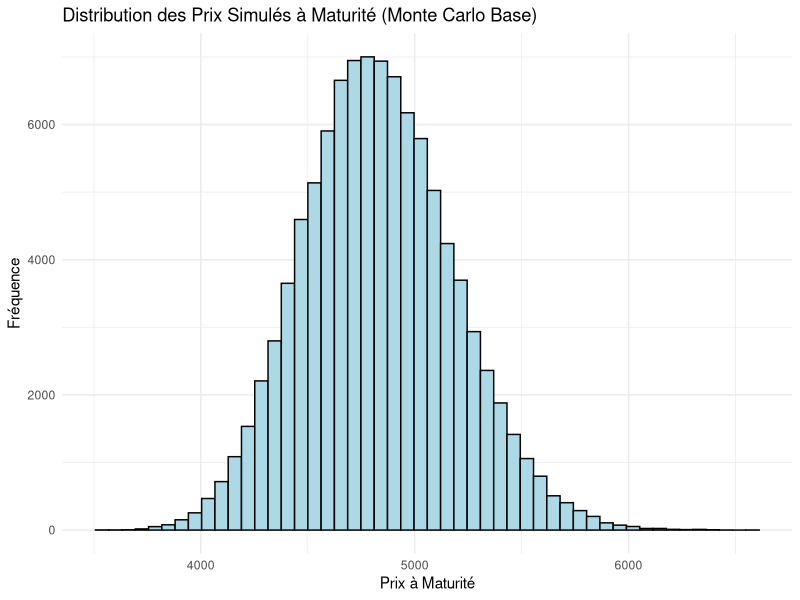
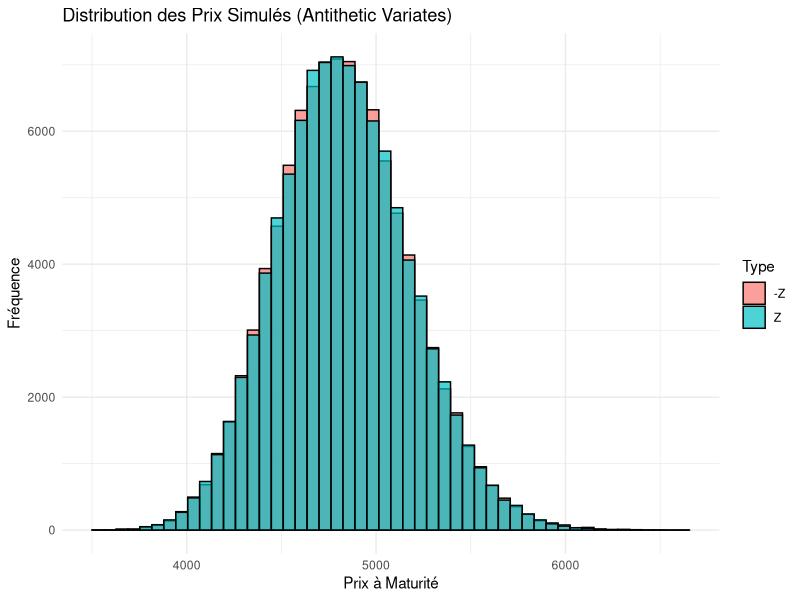
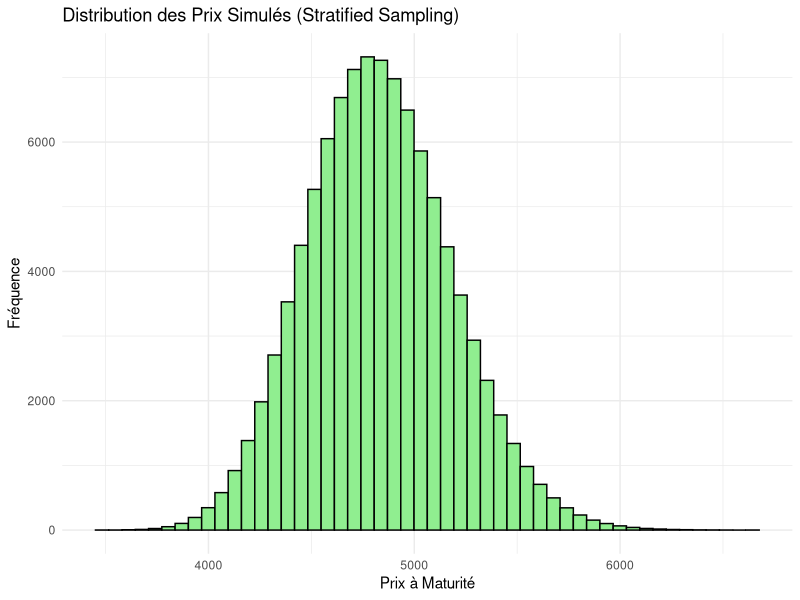
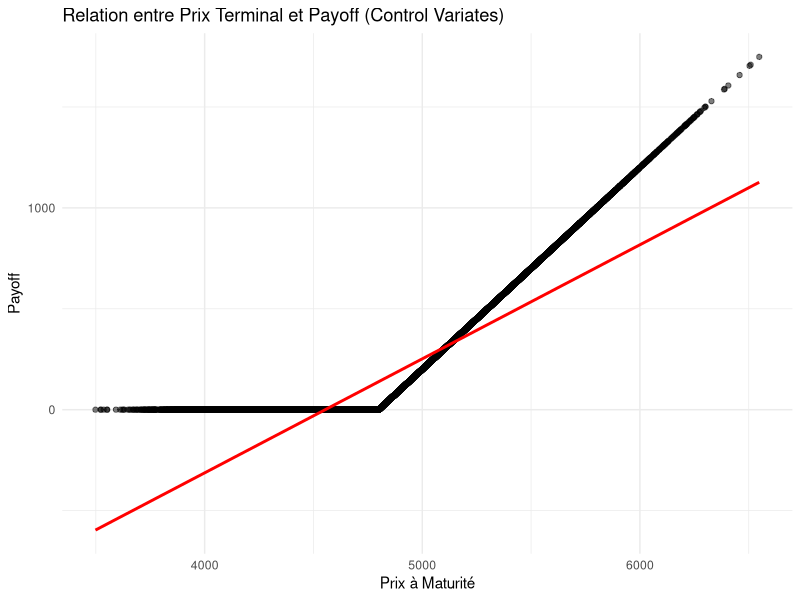

Recreate these plots in R, in order.
library(readxl)
library(ggplot2)
library(dplyr)
library(tidyr)
library(stats)

# --- Paramètres du modèle Black-Scholes et Monte Carlo ---
S0 <- 4769.83 # Prix actuel de l'actif sous-jacent (S&P 500 au 31 déc. 2023)
K <- 4800     # Prix d'exercice de l'option (Strike)
r <- 0.05     # Taux d'intérêt sans risque annualisé (5%)
sigma <- 0.146 # Volatilité annualisée du sous-jacent (14.6%)
T <- 0.25     # Temps jusqu'à maturité en années (3 mois)
n_simulations <- 100000 # Nombre de simulations Monte Carlo
option_type <- "call" # Type d'option: "call" ou "put"

# --- Fonction Black-Scholes pour Call Européen ---
black_scholes_call <- function(S0, K, r, sigma, T) {
  d1 <- (log(S0 / K) + (r + 0.5 * sigma^2) * T) / (sigma * sqrt(T))
  d2 <- d1 - sigma * sqrt(T)
  call_price <- S0 * pnorm(d1) - K * exp(-r * T) * pnorm(d2)
  return(call_price)
}

# --- Prix théorique Black-Scholes ---
call_price_theoretical <- black_scholes_call(S0, K, r, sigma, T)
cat("Prix théorique Black-Scholes :", round(call_price_theoretical, 4), "\n\n")

# --- 1. Simulation Monte Carlo de Base ---
set.seed(123) # Pour la reproductibilité
Z_base <- rnorm(n_simulations) # Tirages de variables normales standard
ST_base <- S0 * exp((r - 0.5 * sigma^2) * T + sigma * sqrt(T) * Z_base)

payoffs_base <- pmax(ST_base - K, 0)
option_price_base <- exp(-r * T) * mean(payoffs_base)

cat("Prix estimé Monte Carlo (Base) :", round(option_price_base, 4), "\n")

# --- 2. Techniques de Réduction de Variance ---

## 2.1. Antithetic Variates (Variables Antithétiques) ---
Z_antithetic <- -Z_base # Variables opposées
ST_antithetic1 <- S0 * exp((r - 0.5 * sigma^2) * T + sigma * sqrt(T) * Z_base)
ST_antithetic2 <- S0 * exp((r - 0.5 * sigma^2) * T + sigma * sqrt(T) * Z_antithetic)

payoffs_antithetic <- (pmax(ST_antithetic1 - K, 0) + pmax(ST_antithetic2 - K, 0)) / 2
option_price_antithetic <- exp(-r * T) * mean(payoffs_antithetic)

cat("Prix estimé Monte Carlo (Antithetic Variates) :", round(option_price_antithetic, 4), "\n")

## 2.2. Control Variates (Variables de Contrôle) ---
# Pour le contrôle variates, nous utilisons le prix de l'actif sous-jacent comme variable de contrôle
# Le prix théorique de l'actif sous-jacent à maturité est S0 * exp(r*T)

# Simuler de nouvelles trajectoires pour la variable de contrôle
Z_control <- rnorm(n_simulations)
ST_control <- S0 * exp((r - 0.5 * sigma^2) * T + sigma * sqrt(T) * Z_control)
payoffs_control <- pmax(ST_control - K, 0)

# Variable de contrôle (prix final de l'actif)
control_variate <- ST_control

# Valeur attendue de la variable de contrôle sous mesure risque-neutre
expected_control_variate <- S0 * exp(r * T)

# Calcul du coefficient beta optimal
beta_optimal <- cov(payoffs_control, control_variate) / var(control_variate)

# Ajustement des payoffs
adjusted_payoffs <- payoffs_control - beta_optimal * (control_variate - expected_control_variate)

# Calcul du prix ajusté
option_price_control_variate <- exp(-r * T) * mean(adjusted_payoffs)

cat("Prix estimé Monte Carlo (Control Variates) :", round(option_price_control_variate, 4), "\n")

## 2.3. Stratified Sampling (Échantillonnage Stratifié) ---
# Tirer N variables uniformes
U_stratified <- runif(n_simulations)

# Transformer en normales stratifiées
Z_stratified <- qnorm((rank(U_stratified) - 0.5) / n_simulations)

# Simuler les trajectoires stratifiées
ST_stratified <- S0 * exp((r - 0.5 * sigma^2) * T + sigma * sqrt(T) * Z_stratified)
payoffs_stratified <- pmax(ST_stratified - K, 0)
option_price_stratified <- exp(-r * T) * mean(payoffs_stratified)

cat("Prix estimé Monte Carlo (Stratified Sampling) :", round(option_price_stratified, 4), "\n")

# --- Fonctions d'analyse comparative (Variance, CI, RMSE, Efficacité) ---
calculate_efficiency <- function(variance, time_taken) {
  return(1 / (variance * time_taken))
}

analyse_results <- function(payoffs, name, theoretical_price) {
  price_estimate <- exp(-r * T) * mean(payoffs)
  var_payoff <- var(payoffs)
  
  # Intervalle de confiance 95%
  se_payoff <- sqrt(var_payoff / length(payoffs))
  ci_lower <- exp(-r * T) * (mean(payoffs) - 1.96 * se_payoff)
  ci_upper <- exp(-r * T) * (mean(payoffs) + 1.96 * se_payoff)
  
  # RMSE
  rmse <- sqrt(mean((price_estimate - theoretical_price)^2))
  
  # Placeholder for time_taken, as we don't measure it in this script
  time_taken <- 1 # Assume unit time for comparison of efficiency
  efficiency <- calculate_efficiency(var_payoff, time_taken)
  
  return(data.frame(
    Methode = name,
    Estimation = price_estimate,
    Variance = var_payoff,
    CI_Lower = ci_lower,
    CI_Upper = ci_upper,
    RMSE = rmse,
    Efficiency = efficiency
  ))
}

# --- Exécution de l'analyse comparative ---
results_df <- bind_rows(
  analyse_results(payoffs_base, "Monte Carlo Base", call_price_theoretical),
  analyse_results(payoffs_antithetic, "Antithetic Variates", call_price_theoretical),
  analyse_results(adjusted_payoffs, "Control Variates", call_price_theoretical), # Note: adjusted_payoffs for Control Variates
  analyse_results(payoffs_stratified, "Stratified Sampling", call_price_theoretical)
)

print(results_df)

# --- Visualisations (Exemples) ---
# Distribution des prix simulés à maturité (Base)
df_base_plot <- data.frame(ST = ST_base)
p_base <- ggplot(df_base_plot, aes(x=ST)) +
  geom_histogram(bins=50, fill="lightblue", color="black") +
  labs(title="Distribution des Prix Simulés à Maturité (Monte Carlo Base)", x="Prix à Maturité", y="Fréquence") +
  theme_minimal()

# Distribution des prix simulés à maturité (Antithetic Variates)
df_antithetic_plot <- data.frame(ST = c(ST_antithetic1, ST_antithetic2), Type = rep(c("Z", "-Z"), each = n_simulations))
p_antithetic <- ggplot(df_antithetic_plot, aes(x=ST, fill=Type)) +
  geom_histogram(bins=50, alpha=0.7, position="identity", color="black") +
  labs(title="Distribution des Prix Simulés (Antithetic Variates)", x="Prix à Maturité", y="Fréquence") +
  theme_minimal()

# Distribution des prix simulés à maturité (Stratified Sampling)
df_stratified_plot <- data.frame(ST = ST_stratified)
p_stratified <- ggplot(df_stratified_plot, aes(x=ST)) +
  geom_histogram(bins=50, fill="lightgreen", color="black") +
  labs(title="Distribution des Prix Simulés (Stratified Sampling)", x="Prix à Maturité", y="Fréquence") +
  theme_minimal()

# Sauvegarde des graphiques (vous pouvez les afficher directement dans RStudio ou les sauvegarder)
ggsave("dist_base_mc.png", plot = p_base, width = 10, height = 6, dpi = 300)
ggsave("dist_antithetic_variates.png", plot = p_antithetic, width = 10, height = 6, dpi = 300)
ggsave("dist_stratified_sampling.png", plot = p_stratified, width = 10, height = 6, dpi = 300)

# Pour le Control Variates, le graphique de relation entre ST et Payoff est plus pertinent
df_control_plot <- data.frame(ST = ST_control, Payoff = payoffs_control)
p_control <- ggplot(df_control_plot, aes(x=ST, y=Payoff)) +
  geom_point(alpha=0.5) +
  geom_smooth(method="lm", se=FALSE, color="red") +
  labs(title="Relation entre Prix Terminal et Payoff (Control Variates)", x="Prix à Maturité", y="Payoff") +
  theme_minimal()

ggsave("relation_control_variates.png", plot = p_control, width = 10, height = 6, dpi = 300)
